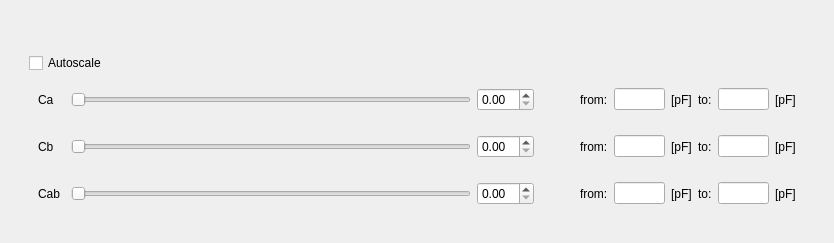
      <widget class="QWidget" name="afc">
       <attribute name="title">
        <string>AFC</string>
       </attribute>
       <layout class="QVBoxLayout" name="verticalLayout_5">
        <item>
         <widget class="QWidget" name="plot_afc_widget" native="true">
          <layout class="QVBoxLayout" name="plot_afc_layout"/>
         </widget>
        </item>
        <item>
         <widget class="QWidget" name="widget_22" native="true">
          <layout class="QHBoxLayout" name="horizontalLayout_16">
           <item>
            <widget class="QWidget" name="widget_17" native="true">
             <layout class="QVBoxLayout" name="verticalLayout_6">
              <item>
               <widget class="QCheckBox" name="check_autoscale_afc">
                <property name="text">
                 <string>Autoscale</string>
                </property>
               </widget>
              </item>
              <item>
               <widget class="QWidget" name="widget_18" native="true">
                <property name="sizePolicy">
                 <sizepolicy hsizetype="Maximum" vsizetype="Maximum">
                  <horstretch>0</horstretch>
                  <verstretch>0</verstretch>
                 </sizepolicy>
                </property>
                <layout class="QHBoxLayout" name="horizontalLayout_13">
                 <item>
                  <widget class="QLabel" name="label_27">
                   <property name="minimumSize">
                    <size>
                     <width>27</width>
                     <height>0</height>
                    </size>
                   </property>
                   <property name="text">
                    <string>Ca</string>
                   </property>
                  </widget>
                 </item>
                 <item>
                  <widget class="QSlider" name="in_slider_Ca_afc">
                   <property name="minimumSize">
                    <size>
                     <width>400</width>
                     <height>0</height>
                    </size>
                   </property>
                   <property name="orientation">
                    <enum>Qt::Horizontal</enum>
                   </property>
                  </widget>
                 </item>
                 <item>
                  <widget class="QDoubleSpinBox" name="in_Ca_afc"/>
                 </item>
                 <item>
                  <spacer name="horizontalSpacer">
                   <property name="orientation">
                    <enum>Qt::Horizontal</enum>
                   </property>
                   <property name="sizeHint" stdset="0">
                    <size>
                     <width>40</width>
                     <height>20</height>
                    </size>
                   </property>
                  </spacer>
                 </item>
                 <item>
                  <widget class="QLabel" name="label_34">
                   <property name="text">
                    <string>from:</string>
                   </property>
                  </widget>
                 </item>
                 <item>
                  <widget class="QLineEdit" name="in_Ca_min_afc">
                   <property name="maximumSize">
                    <size>
                     <width>51</width>
                     <height>16777215</height>
                    </size>
                   </property>
                  </widget>
                 </item>
                 <item>
                  <widget class="QLabel" name="label_36">
                   <property name="text">
                    <string>[pF]</string>
                   </property>
                  </widget>
                 </item>
                 <item>
                  <widget class="QLabel" name="label_35">
                   <property name="text">
                    <string>to:</string>
                   </property>
                  </widget>
                 </item>
                 <item>
                  <widget class="QLineEdit" name="in_Ca_max_afc">
                   <property name="maximumSize">
                    <size>
                     <width>51</width>
                     <height>16777215</height>
                    </size>
                   </property>
                  </widget>
                 </item>
                 <item>
                  <widget class="QLabel" name="label_37">
                   <property name="text">
                    <string>[pF]</string>
                   </property>
                  </widget>
                 </item>
                </layout>
               </widget>
              </item>
              <item>
               <widget class="QWidget" name="widget_20" native="true">
                <property name="sizePolicy">
                 <sizepolicy hsizetype="Maximum" vsizetype="Maximum">
                  <horstretch>0</horstretch>
                  <verstretch>0</verstretch>
                 </sizepolicy>
                </property>
                <layout class="QHBoxLayout" name="horizontalLayout_15">
                 <item>
                  <widget class="QLabel" name="label_33">
                   <property name="minimumSize">
                    <size>
                     <width>27</width>
                     <height>0</height>
                    </size>
                   </property>
                   <property name="text">
                    <string>Cb</string>
                   </property>
                  </widget>
                 </item>
                 <item>
                  <widget class="QSlider" name="in_slider_Cb_afc">
                   <property name="minimumSize">
                    <size>
                     <width>400</width>
                     <height>0</height>
                    </size>
                   </property>
                   <property name="orientation">
                    <enum>Qt::Horizontal</enum>
                   </property>
                  </widget>
                 </item>
                 <item>
                  <widget class="QDoubleSpinBox" name="in_Cb_afc"/>
                 </item>
                 <item>
                  <spacer name="horizontalSpacer_3">
                   <property name="orientation">
                    <enum>Qt::Horizontal</enum>
                   </property>
                   <property name="sizeHint" stdset="0">
                    <size>
                     <width>40</width>
                     <height>20</height>
                    </size>
                   </property>
                  </spacer>
                 </item>
                 <item>
                  <widget class="QLabel" name="label_42">
                   <property name="text">
                    <string>from:</string>
                   </property>
                  </widget>
                 </item>
                 <item>
                  <widget class="QLineEdit" name="in_Cb_min_afc">
                   <property name="maximumSize">
                    <size>
                     <width>51</width>
                     <height>16777215</height>
                    </size>
                   </property>
                  </widget>
                 </item>
                 <item>
                  <widget class="QLabel" name="label_43">
                   <property name="text">
                    <string>[pF]</string>
                   </property>
                  </widget>
                 </item>
                 <item>
                  <widget class="QLabel" name="label_44">
                   <property name="text">
                    <string>to:</string>
                   </property>
                  </widget>
                 </item>
                 <item>
                  <widget class="QLineEdit" name="in_Cb_max_afc">
                   <property name="maximumSize">
                    <size>
                     <width>51</width>
                     <height>16777215</height>
                    </size>
                   </property>
                  </widget>
                 </item>
                 <item>
                  <widget class="QLabel" name="label_45">
                   <property name="text">
                    <string>[pF]</string>
                   </property>
                  </widget>
                 </item>
                </layout>
               </widget>
              </item>
              <item>
               <widget class="QWidget" name="widget_19" native="true">
                <property name="sizePolicy">
                 <sizepolicy hsizetype="Maximum" vsizetype="Maximum">
                  <horstretch>0</horstretch>
                  <verstretch>0</verstretch>
                 </sizepolicy>
                </property>
                <layout class="QHBoxLayout" name="horizontalLayout_14">
                 <item>
                  <widget class="QLabel" name="label_32">
                   <property name="minimumSize">
                    <size>
                     <width>27</width>
                     <height>0</height>
                    </size>
                   </property>
                   <property name="text">
                    <string>Cab</string>
                   </property>
                  </widget>
                 </item>
                 <item>
                  <widget class="QSlider" name="in_slider_Cab_afc">
                   <property name="minimumSize">
                    <size>
                     <width>400</width>
                     <height>0</height>
                    </size>
                   </property>
                   <property name="orientation">
                    <enum>Qt::Horizontal</enum>
                   </property>
                  </widget>
                 </item>
                 <item>
                  <widget class="QDoubleSpinBox" name="in_Cab_afc"/>
                 </item>
                 <item>
                  <spacer name="horizontalSpacer_2">
                   <property name="orientation">
                    <enum>Qt::Horizontal</enum>
                   </property>
                   <property name="sizeHint" stdset="0">
                    <size>
                     <width>40</width>
                     <height>20</height>
                    </size>
                   </property>
                  </spacer>
                 </item>
                 <item>
                  <widget class="QLabel" name="label_38">
                   <property name="text">
                    <string>from:</string>
                   </property>
                  </widget>
                 </item>
                 <item>
                  <widget class="QLineEdit" name="in_Cab_min_afc">
                   <property name="maximumSize">
                    <size>
                     <width>51</width>
                     <height>16777215</height>
                    </size>
                   </property>
                  </widget>
                 </item>
                 <item>
                  <widget class="QLabel" name="label_39">
                   <property name="text">
                    <string>[pF]</string>
                   </property>
                  </widget>
                 </item>
                 <item>
                  <widget class="QLabel" name="label_40">
                   <property name="text">
                    <string>to:</string>
                   </property>
                  </widget>
                 </item>
                 <item>
                  <widget class="QLineEdit" name="in_Cab_max_afc">
                   <property name="maximumSize">
                    <size>
                     <width>51</width>
                     <height>16777215</height>
                    </size>
                   </property>
                  </widget>
                 </item>
                 <item>
                  <widget class="QLabel" name="label_41">
                   <property name="text">
                    <string>[pF]</string>
                   </property>
                  </widget>
                 </item>
                </layout>
               </widget>
              </item>
             </layout>
            </widget>
           </item>
          </layout>
         </widget>
        </item>
       </layout>
      </widget>
